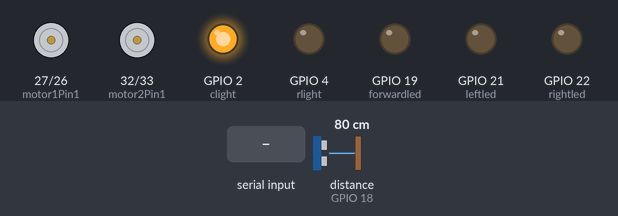
Bench run of a sketch on a simulated ESP32. Shown: motor-driver pin pairs drawn as motors (green arrow = first pin HIGH = forward, orange = second pin HIGH = backward, longer = more drive), output pins drawn as LEDs (lit = HIGH). Wiring (inferred from the names in the program): ultrasonic range finder: trigger GPIO 5; echo GPIO 18. Inputs (shaded band) come from the test bench; at power-on: distance to the obstacle (sensor on GPIO 18) 80 cm. The echo pulse lasts 58.3 µs per cm; nothing arrives over Bluetooth unless stated; pins used as bus, display or sensor lines are not drawn; what the sketch prints to the serial monitor is not drawn.

Above: at 1.2 s.
1.3 s: "1" received over Serial
At 2.2 s:
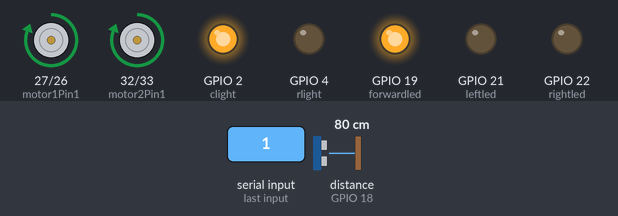
2.8 s: distance to the obstacle (sensor on GPIO 18) set to 22 cm
4.3 s: distance to the obstacle (sensor on GPIO 18) set to 18 cm
At 5.3 s:
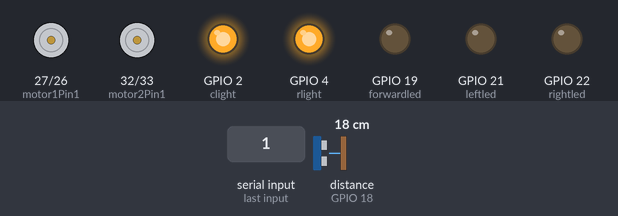
5.8 s: "2" received over the second serial link
At 6.4 s:
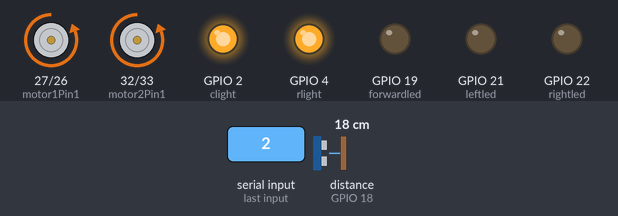
7.3 s: "3" received over the second serial link
At 7.7 s:
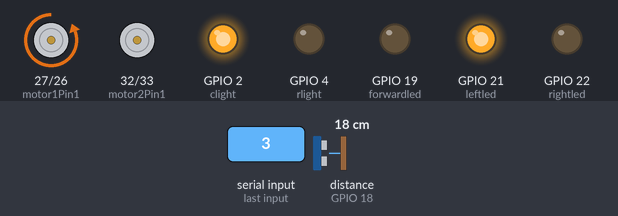
8.8 s: "4" received over the second serial link
At 10.1 s:
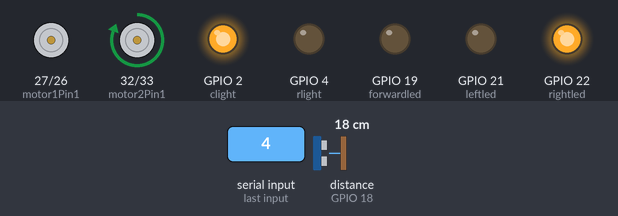
Timing chart, 0 to 11.3 s (numbered marks = the images above; inputs shaded):
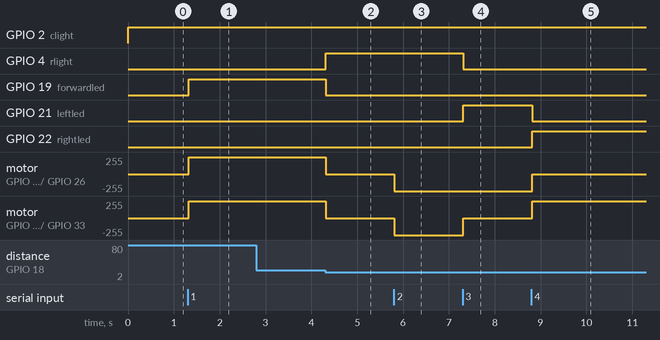

The sketch:

AbA.ino
```cpp
// Only stops when object detected
#include <BluetoothSerial.h>

BluetoothSerial SerialBT;
byte command;
char data;

// Motor A
int motor1Pin1 = 27;
int motor1Pin2 = 26;

// Motor B
int motor2Pin1 = 32;
int motor2Pin2 = 33;

int clight = 2; // Constant red light
int rlight = 4; // Brake red light

// Ultrasonic Sensor
const int TRIG_PIN = 5;
const int ECHO_PIN = 18;

// Indicators
int forwardled = 19;
int leftled = 21;
int rightled = 22;

// Sound speed constant
#define SOUND_SPEED 0.034

// For Ultrasonic HC-SR04
long duration;
float distance;
const int obstacleThreshold = 20; // cm

#if !defined(CONFIG_BT_ENABLED) || !defined(CONFIG_BLUEDROID_ENABLED)
#error Bluetooth is not enabled! Please run `make menuconfig` and enable it
#endif

void setup() {
  pinMode(motor1Pin1, OUTPUT);
  pinMode(motor1Pin2, OUTPUT);
  pinMode(motor2Pin1, OUTPUT);
  pinMode(motor2Pin2, OUTPUT);

  pinMode(clight, OUTPUT);
  pinMode(rlight, OUTPUT);

  pinMode(forwardled, OUTPUT);
  pinMode(leftled, OUTPUT);
  pinMode(rightled, OUTPUT);

  pinMode(TRIG_PIN, OUTPUT);
  pinMode(ECHO_PIN, INPUT);

  Serial.begin(115200);
  SerialBT.begin("ESP32");
  Serial.println("Bluetooth Started! Ready to pair...");
}

void loop() {
  if (SerialBT.available()) {
    command = SerialBT.read();
    Serial.print("\n\nBluetooth Serial : ");
    Serial.println(command);
  }

  if (Serial.available()) {
    data = Serial.read();
    Serial.print("\n\nRaspi command: ");
    Serial.println(data);
  }

  // Measure distance using ultrasonic sensor
  digitalWrite(TRIG_PIN, LOW);
  delayMicroseconds(2);
  digitalWrite(TRIG_PIN, HIGH);
  delayMicroseconds(10);
  digitalWrite(TRIG_PIN, LOW);

  duration = pulseIn(ECHO_PIN, HIGH);
  distance = duration * SOUND_SPEED / 2;

  digitalWrite(clight, HIGH); // constant light always on

  char effectiveCommand = (command != 0) ? command : data;

  if (effectiveCommand == '1') { // Forward
    if (distance > 0 && distance <= obstacleThreshold) {
      stopMotors();
      Serial.println("🚧 Obstacle detected! Forward blocked.");
      digitalWrite(rlight, HIGH); // Brake light on
    } else {
      digitalWrite(motor1Pin1, HIGH);
      digitalWrite(motor1Pin2, LOW);
      digitalWrite(motor2Pin1, HIGH);
      digitalWrite(motor2Pin2, LOW);

      digitalWrite(rlight, LOW);      // brake off
      digitalWrite(forwardled, HIGH); // forward light
      digitalWrite(leftled, LOW);
      digitalWrite(rightled, LOW);
    }
  }
  else if (effectiveCommand == '2') { // Backward
    digitalWrite(motor1Pin1, LOW);
    digitalWrite(motor1Pin2, HIGH);
    digitalWrite(motor2Pin1, LOW);
    digitalWrite(motor2Pin2, HIGH);

    digitalWrite(rlight, HIGH);
    digitalWrite(forwardled, LOW);
    digitalWrite(leftled, LOW);
    digitalWrite(rightled, LOW);
  }
  else if (effectiveCommand == '3') { // Left
    digitalWrite(motor1Pin1, LOW);
    digitalWrite(motor1Pin2, HIGH);
    digitalWrite(motor2Pin1, LOW);
    digitalWrite(motor2Pin2, LOW);

    digitalWrite(rlight, LOW);
    digitalWrite(forwardled, LOW);
    digitalWrite(leftled, HIGH);
    digitalWrite(rightled, LOW);
  }
  else if (effectiveCommand == '4') { // Right
    digitalWrite(motor1Pin1, LOW);
    digitalWrite(motor1Pin2, LOW);
    digitalWrite(motor2Pin1, HIGH);
    digitalWrite(motor2Pin2, LOW);

    digitalWrite(rlight, LOW);
    digitalWrite(forwardled, LOW);
    digitalWrite(leftled, LOW);
    digitalWrite(rightled, HIGH);
  }
  else if (effectiveCommand == '0') { // Stop
    stopMotors();
    digitalWrite(rlight, LOW);
  }

  delay(20);
}

void stopMotors() {
  digitalWrite(motor1Pin1, LOW);
  digitalWrite(motor1Pin2, LOW);
  digitalWrite(motor2Pin1, LOW);
  digitalWrite(motor2Pin2, LOW);

  digitalWrite(forwardled, LOW);
  digitalWrite(leftled, LOW);
  digitalWrite(rightled, LOW);
}
```

Measured:
- the behaviour switches between 21 and 20 cm on distance to the obstacle (sensor on GPIO 18) (found by bisection; images 1 and 2)
- after the input at 1.3 s, GPIO 19 (forwardled): LOW → HIGH at once; motor on GPIO 27 (motor1Pin1) / GPIO 26 (motor1Pin2), motor on GPIO 32 (motor2Pin1) / GPIO 33 (motor2Pin2): stopped → forward 255/255 at once
- after the input at 2.8 s, every drawn part: stays the same
- after the input at 4.3 s, GPIO 4 (rlight): LOW → HIGH at once; GPIO 19 (forwardled): HIGH → LOW at once; motor on GPIO 27 (motor1Pin1) / GPIO 26 (motor1Pin2), motor on GPIO 32 (motor2Pin1) / GPIO 33 (motor2Pin2): forward 255/255 → stopped at once
- after the input at 5.8 s, motor on GPIO 27 (motor1Pin1) / GPIO 26 (motor1Pin2), motor on GPIO 32 (motor2Pin1) / GPIO 33 (motor2Pin2): stopped → backward 255/255 at once
- after the input at 7.3 s, GPIO 4 (rlight): HIGH → LOW at once; GPIO 21 (leftled): LOW → HIGH at once; motor on GPIO 32 (motor2Pin1) / GPIO 33 (motor2Pin2): backward 255/255 → stopped at once
- after the input at 8.8 s, GPIO 21 (leftled): HIGH → LOW at once; GPIO 22 (rightled): LOW → HIGH at once; motor on GPIO 27 (motor1Pin1) / GPIO 26 (motor1Pin2): backward 255/255 → stopped at once; motor on GPIO 32 (motor2Pin1) / GPIO 33 (motor2Pin2): stopped → forward 255/255 at once
